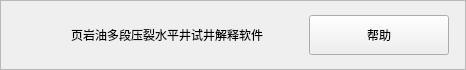
    <widget class="QFrame" name="headerFrame">
     <property name="minimumSize">
      <size>
       <width>0</width>
       <height>70</height>
      </size>
     </property>
     <property name="maximumSize">
      <size>
       <width>16777215</width>
       <height>70</height>
      </size>
     </property>
     <property name="frameShape">
      <enum>QFrame::Shape::StyledPanel</enum>
     </property>
     <property name="frameShadow">
      <enum>QFrame::Shadow::Raised</enum>
     </property>
     <layout class="QHBoxLayout" name="headerLayout">
      <property name="leftMargin">
       <number>16</number>
      </property>
      <property name="topMargin">
       <number>12</number>
      </property>
      <property name="rightMargin">
       <number>16</number>
      </property>
      <property name="bottomMargin">
       <number>12</number>
      </property>
      <item>
       <widget class="QLabel" name="headerIcon">
        <property name="minimumSize">
         <size>
          <width>48</width>
          <height>48</height>
         </size>
        </property>
        <property name="maximumSize">
         <size>
          <width>48</width>
          <height>48</height>
         </size>
        </property>
        <property name="text">
         <string/>
        </property>
        <property name="pixmap">
         <pixmap resource="resource.qrc">:/new/prefix1/Resource/A1.png</pixmap>
        </property>
        <property name="scaledContents">
         <bool>true</bool>
        </property>
       </widget>
      </item>
      <item>
       <layout class="QVBoxLayout" name="headerTextLayout">
        <property name="spacing">
         <number>2</number>
        </property>
        <item>
         <widget class="QLabel" name="headerLabel">
          <property name="text">
           <string>页岩油多段压裂水平井试井解释软件</string>
          </property>
         </widget>
        </item>
       </layout>
      </item>
      <item>
       <spacer name="headerSpacer">
        <property name="orientation">
         <enum>Qt::Orientation::Horizontal</enum>
        </property>
        <property name="sizeHint" stdset="0">
         <size>
          <width>40</width>
          <height>20</height>
         </size>
        </property>
       </spacer>
      </item>
      <item>
       <widget class="QPushButton" name="helpButton">
        <property name="minimumSize">
         <size>
          <width>140</width>
          <height>40</height>
         </size>
        </property>
        <property name="text">
         <string>帮助</string>
        </property>
        <property name="icon">
         <iconset>
          <normaloff>:/new/prefix1/Resource/help_icon.png</normaloff>:/new/prefix1/Resource/help_icon.png</iconset>
        </property>
       </widget>
      </item>
     </layout>
    </widget>
